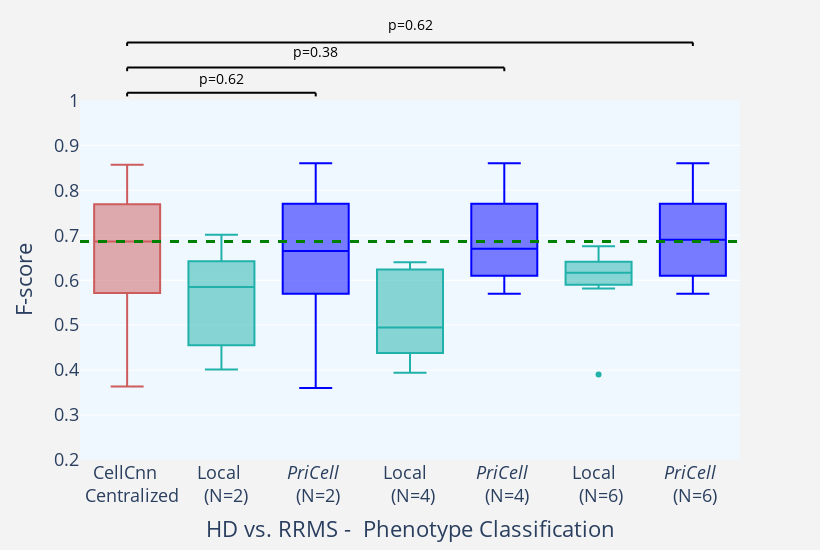
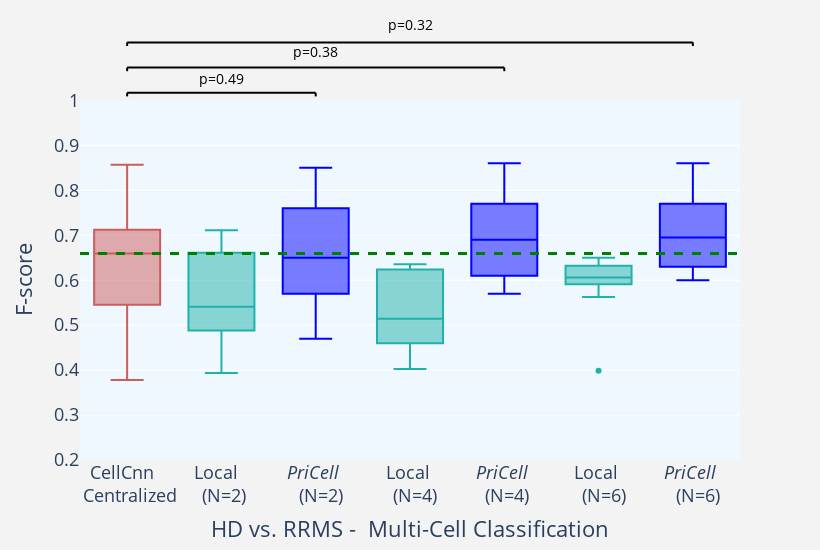

Notebook code cell kept with these figures, in order:
### Markdown cell above
# Boxplots
The script generates the boxplots used in the paper by reading the results from respective excell sheets 
Set the following parameters depending on which results to visualize:

experiment = 'RRMS' or 'NIND'

sampling = 'BagSample' or 'PerSample'

metric = 'Accuracy' or 'Precision' or 'Recall' or 'F-score'

### Code cell
import plotly.express as px
import pandas
import plotly.graph_objects as go
import os
from scipy.stats import wilcoxon
import numpy as np
experiment = 'RRMS'
sampling = 'BagSample'
metric= 'F-score'
fileToWrite = 'AccuracyFigures/'+experiment+'_'+sampling+'_'+metric
fileName='AllResults_'+experiment+'_10runs_'+ sampling + '.xlsx'
df = pandas.read_excel(fileName)
float_formatter = "{:.2f}".format
dfPhenotype = df.loc[df['Classification']== 'Phenotype Classification']
dfMultiCell = df.loc[df['Classification']== 'Multi-cell Classification']
# fig = px.box(dfPhenotype, x="Runs", y="Accuracy")
# fig.show()
colors = ['rgba(93, 164, 214, 0.5)', 'rgba(255, 144, 14, 0.5)', 'rgba(44, 160, 101, 0.5)',
          'rgba(255, 65, 54, 0.5)', 'rgba(207, 114, 255, 0.5)', 'rgba(127, 96, 0, 0.5)']


#Phenotype classification data to color.. 
cellcnn = dfPhenotype.loc[dfPhenotype['Runs']== 'CellCnn Centralized']
local2 = dfPhenotype.loc[dfPhenotype['Runs']== 'Local_2']
local4 = dfPhenotype.loc[dfPhenotype['Runs']== 'Local_4']
local6 = dfPhenotype.loc[dfPhenotype['Runs']== 'Local_6']
peg2 = dfPhenotype.loc[dfPhenotype['Runs']== 'PriCell (N=2)']
peg4 = dfPhenotype.loc[dfPhenotype['Runs']== 'PriCell (N=4)']
peg6 = dfPhenotype.loc[dfPhenotype['Runs']== 'PriCell (N=6)']

fig = go.Figure()
fig.add_trace(go.Box(y=cellcnn[metric],name='CellCnn <br>  Centralized',
                marker_color = 'indianred'))
fig.add_trace(go.Box(y=local2[metric], name='Local <br>  (N=2)',
                marker_color = 'lightseagreen'  ))
fig.add_trace(go.Box(y=peg2[metric], name='<i>PriCell</i> <br> (N=2)',
                marker_color = 'blue'  ))
fig.add_trace(go.Box(y=local4[metric], name='Local  <br> (N=4)',
                marker_color = 'lightseagreen'  ))
fig.add_trace(go.Box(y=peg4[metric], name='<i>PriCell</i> <br> (N=4)',
                marker_color = 'blue'  ))
fig.add_trace(go.Box(y=local6[metric], name='Local  <br> (N=6)',
                marker_color = 'lightseagreen' ))
fig.add_trace(go.Box(y=peg6[metric], name='<i>PriCell</i> <br> (N=6)',
                marker_color = 'blue' ))

def add_p_value_annotation(fig, array_columns, subplot=None, _format=dict(interline=0.07, text_height=1.07, color='black')):
    ''' Adds notations giving the p-value between two box plot data (t-test two-sided comparison)
    
    Parameters:
    ----------
    fig: figure
        plotly boxplot figure
    array_columns: np.array
        array of which columns to compare 
        e.g.: [[0,1], [1,2]] compares column 0 with 1 and 1 with 2
    subplot: None or int
        specifies if the figures has subplots and what subplot to add the notation to
    _format: dict
        format characteristics for the lines

    Returns:
    -------
    fig: figure
        figure with the added notation
    '''
    # Specify in what y_range to plot for each pair of columns
    y_range = np.zeros([len(array_columns), 2])
    for i in range(len(array_columns)):
        y_range[i] = [1.01+i*_format['interline'], 1.02+i*_format['interline']]

    # Get values from figure
    fig_dict = fig.to_dict()

    # Get indices if working with subplots
    if subplot:
        if subplot == 1:
            subplot_str = ''
        else:
            subplot_str =str(subplot)
        indices = [] #Change the box index to the indices of the data for that subplot
        for index, data in enumerate(fig_dict['data']):
            #print(index, data['xaxis'], 'x' + subplot_str)
            if data['xaxis'] == 'x' + subplot_str:
                indices = np.append(indices, index)
        indices = [int(i) for i in indices]
        print((indices))
    else:
        subplot_str = ''

    # Print the p-values
    for index, column_pair in enumerate(array_columns):
        if subplot:
            data_pair = [indices[column_pair[0]], indices[column_pair[1]]]
        else:
            data_pair = column_pair

        # Mare sure it is selecting the data and subplot you want
        #print('0:', fig_dict['data'][data_pair[0]]['name'], fig_dict['data'][data_pair[0]]['xaxis'])
        #print('1:', fig_dict['data'][data_pair[1]]['name'], fig_dict['data'][data_pair[1]]['xaxis'])

        # Get the p-value
#         pvalue = stats.ttest_ind(
#             fig_dict['data'][data_pair[0]]['y'],
#             fig_dict['data'][data_pair[1]]['y'],
#             equal_var=False,
#         )[1]
        w, pvalue = wilcoxon(fig_dict['data'][data_pair[0]]['y'],fig_dict['data'][data_pair[1]]['y'])
        symbol = "p="+np.str(float_formatter(pvalue))
        # Vertical line
        fig.add_shape(type="line",
            xref="x"+subplot_str, yref="y"+subplot_str+" domain",
            x0=column_pair[0], y0=y_range[index][0], 
            x1=column_pair[0], y1=y_range[index][1],
            line=dict(color=_format['color'], width=2,)
        )
        # Horizontal line
        fig.add_shape(type="line",
            xref="x"+subplot_str, yref="y"+subplot_str+" domain",
            x0=column_pair[0], y0=y_range[index][1], 
            x1=column_pair[1], y1=y_range[index][1],
            line=dict(color=_format['color'], width=2,)
        )
        # Vertical line
        fig.add_shape(type="line",
            xref="x"+subplot_str, yref="y"+subplot_str+" domain",
            x0=column_pair[1], y0=y_range[index][0], 
            x1=column_pair[1], y1=y_range[index][1],
            line=dict(color=_format['color'], width=2,)
        )
        ## add text at the correct x, y coordinates
        ## for bars, there is a direct mapping from the bar number to 0, 1, 2...
        fig.add_annotation(dict(font=dict(color=_format['color'],size=14),
            x=(column_pair[0] + column_pair[1])/2,
            y=y_range[index][1]*_format['text_height'],
            showarrow=False,
            text=symbol,
            textangle=0,
            xref="x"+subplot_str,
            yref="y"+subplot_str+" domain"
        ))
    return fig
fig.update_layout(
#     title_text='HD vs. '+experiment+' -  Phenotype Classification', title_x=0.5,
    yaxis_title=metric,
    xaxis_title='HD vs. '+experiment+' -  Phenotype Classification',
    boxgap=0,
    paper_bgcolor='rgb(243, 243, 243)',
    plot_bgcolor='rgb(243, 243, 243)',
    showlegend=False
)
fig.update_layout(
    plot_bgcolor='aliceblue',
    font=dict(
#         family="Courier New, monospace",
        size=18
    )

)
fig.update_yaxes(range=[0.2, 1.001])
# fig.update_traces(notched=True)

fig.update_layout(
    autosize=False,
    width=820,
    height=550
)
fig.add_hline(y=pandas.DataFrame.median(cellcnn[metric]), line_width=3, line_dash="dash", line_color="green")


fig = add_p_value_annotation(fig, [[0,2], [0,4], [0,6]])
fig.update_layout(
    title={
        'y':0.04,
        'x':0.5,
        'xanchor': 'center',
        'yanchor': 'top'})
fig.show()
fig.write_image(fileToWrite+"_Phenotype.pdf")
#======================================================================================================#

#Multi-Cell classification data to color.. 
cellcnn = dfMultiCell.loc[dfMultiCell['Runs']== 'CellCnn Centralized']
local2 = dfMultiCell.loc[dfMultiCell['Runs']== 'Local_2']
local4 = dfMultiCell.loc[dfMultiCell['Runs']== 'Local_4']
local6 = dfMultiCell.loc[dfMultiCell['Runs']== 'Local_6']
peg2 = dfMultiCell.loc[dfMultiCell['Runs']== 'PriCell (N=2)']
peg4 = dfMultiCell.loc[dfMultiCell['Runs']== 'PriCell (N=4)']
peg6 = dfMultiCell.loc[dfMultiCell['Runs']== 'PriCell (N=6)']

fig = go.Figure()
fig.add_trace(go.Box(y=cellcnn[metric],name='CellCnn  <br> Centralized',
                marker_color = 'indianred' ))
fig.add_trace(go.Box(y=local2[metric], name='Local  <br> (N=2)',
                marker_color = 'lightseagreen' ))
fig.add_trace(go.Box(y=peg2[metric], name='<i>PriCell</i> <br>  (N=2)',
                marker_color = 'blue' ))
fig.add_trace(go.Box(y=local4[metric], name='Local <br>  (N=4)',
                marker_color = 'lightseagreen' ))
fig.add_trace(go.Box(y=peg4[metric], name='<i>PriCell</i> <br> (N=4)',
                marker_color = 'blue' ))
fig.add_trace(go.Box(y=local6[metric], name='Local <br>  (N=6)',
                marker_color = 'lightseagreen' ))
fig.add_trace(go.Box(y=peg6[metric], name='<i>PriCell</i> <br>  (N=6)',
                marker_color = 'blue' ))

fig.update_layout(
#     title_text='HD vs. '+experiment+' -  Multi-Cell Classification', title_x=0.5,
    yaxis_title=metric,
     xaxis_title='HD vs. '+experiment+' -  Multi-Cell Classification',
    boxgap=0,
#     boxgroupgap=0,
    paper_bgcolor='rgb(243, 243, 243)',
    plot_bgcolor='rgb(243, 243, 243)',
    showlegend=False
)
fig.update_layout(
    plot_bgcolor='aliceblue',
    font=dict(
#         family="Courier New, monospace",
        size=18
    )

)
fig.update_yaxes(range=[0.2, 1.001])
# fig.update_traces(notched=True)

fig.update_layout(
    autosize=False,
    width=820,
    height=550
)
fig.update_layout(
    title={
        'y':0.04,
        'x':0.5,
        'xanchor': 'center',
        'yanchor': 'top'})
fig.add_hline(y=pandas.DataFrame.median(cellcnn[metric]), line_width=3, line_dash="dash", line_color="green")
fig = add_p_value_annotation(fig, [[0,2], [0,4], [0,6]])
fig.show()
fig.write_image(fileToWrite+"_MultiCell.pdf")

### Figure 1 — Plotly figure (JSON) as saved in the notebook; plotly's stock layout.template omitted (floating-point values rounded to 4 significant figures)
{"data": [{"marker": {"color": "indianred"}, "name": "CellCnn <br>  Centralized", "type": "box", "y": [0.8571, 0.7692, 0.6667, 0.7692, 0.7059, 0.7143, 0.5714, 0.3636, 0.5714, 0.4615]}, {"marker": {"color": "lightseagreen"}, "name": "Local <br>  (N=2)", "type": "box", "y": [0.4015, 0.6294, 0.4331, 0.7011, 0.6599, 0.4554, 0.5166, 0.6423, 0.5588, 0.6111]}, {"marker": {"color": "blue"}, "name": "<i>PriCell</i> <br> (N=2)", "type": "box", "y": [0.57, 0.76, 0.66, 0.36, 0.86, 0.86, 0.77, 0.46, 0.67, 0.57]}, {"marker": {"color": "lightseagreen"}, "name": "Local  <br> (N=4)", "type": "box", "y": [0.4381, 0.6241, 0.6299, 0.6202, 0.5182, 0.4334, 0.3939, 0.4719, 0.4543, 0.64]}, {"marker": {"color": "blue"}, "name": "<i>PriCell</i> <br> (N=4)", "type": "box", "y": [0.67, 0.77, 0.57, 0.67, 0.57, 0.86, 0.67, 0.61, 0.86, 0.67]}, {"marker": {"color": "lightseagreen"}, "name": "Local  <br> (N=6)", "type": "box", "y": [0.6485, 0.6395, 0.6756, 0.6107, 0.5962, 0.6224, 0.6413, 0.5814, 0.5898, 0.3904]}, {"marker": {"color": "blue"}, "name": "<i>PriCell</i> <br> (N=6)", "type": "box", "y": [0.77, 0.67, 0.71, 0.86, 0.57, 0.61, 0.57, 0.77, 0.75, 0.61]}], "layout": {"annotations": [{"font": {"color": "black", "size": 14}, "showarrow": false, "text": "p=0.62", "textangle": 0, "x": 1, "xref": "x", "y": 1.091, "yref": "y domain"}, {"font": {"color": "black", "size": 14}, "showarrow": false, "text": "p=0.38", "textangle": 0, "x": 2, "xref": "x", "y": 1.166, "yref": "y domain"}, {"font": {"color": "black", "size": 14}, "showarrow": false, "text": "p=0.62", "textangle": 0, "x": 3, "xref": "x", "y": 1.241, "yref": "y domain"}], "autosize": false, "boxgap": 0, "font": {"size": 18}, "height": 550, "paper_bgcolor": "rgb(243, 243, 243)", "plot_bgcolor": "aliceblue", "shapes": [{"line": {"color": "green", "dash": "dash", "width": 3}, "type": "line", "x0": 0, "x1": 1, "xref": "x domain", "y0": 0.6863, "y1": 0.6863, "yref": "y"}, {"line": {"color": "black", "width": 2}, "type": "line", "x0": 0, "x1": 0, "xref": "x", "y0": 1.01, "y1": 1.02, "yref": "y domain"}, {"line": {"color": "black", "width": 2}, "type": "line", "x0": 0, "x1": 2, "xref": "x", "y0": 1.02, "y1": 1.02, "yref": "y domain"}, {"line": {"color": "black", "width": 2}, "type": "line", "x0": 2, "x1": 2, "xref": "x", "y0": 1.01, "y1": 1.02, "yref": "y domain"}, {"line": {"color": "black", "width": 2}, "type": "line", "x0": 0, "x1": 0, "xref": "x", "y0": 1.08, "y1": 1.09, "yref": "y domain"}, {"line": {"color": "black", "width": 2}, "type": "line", "x0": 0, "x1": 4, "xref": "x", "y0": 1.09, "y1": 1.09, "yref": "y domain"}, {"line": {"color": "black", "width": 2}, "type": "line", "x0": 4, "x1": 4, "xref": "x", "y0": 1.08, "y1": 1.09, "yref": "y domain"}, {"line": {"color": "black", "width": 2}, "type": "line", "x0": 0, "x1": 0, "xref": "x", "y0": 1.15, "y1": 1.16, "yref": "y domain"}, {"line": {"color": "black", "width": 2}, "type": "line", "x0": 0, "x1": 6, "xref": "x", "y0": 1.16, "y1": 1.16, "yref": "y domain"}, {"line": {"color": "black", "width": 2}, "type": "line", "x0": 6, "x1": 6, "xref": "x", "y0": 1.15, "y1": 1.16, "yref": "y domain"}], "showlegend": false, "title": {"x": 0.5, "xanchor": "center", "y": 0.04, "yanchor": "top"}, "width": 820, "xaxis": {"title": {"text": "HD vs. RRMS -  Phenotype Classification"}}, "yaxis": {"range": [0.2, 1.001], "title": {"text": "F-score"}}}}

### Figure 2 — Plotly figure (JSON) as saved in the notebook; plotly's stock layout.template omitted (floating-point values rounded to 4 significant figures)
{"data": [{"marker": {"color": "indianred"}, "name": "CellCnn  <br> Centralized", "type": "box", "y": [0.8571, 0.6667, 0.6526, 0.7692, 0.7121, 0.7059, 0.614, 0.3778, 0.5455, 0.4727]}, {"marker": {"color": "lightseagreen"}, "name": "Local  <br> (N=2)", "type": "box", "y": [0.3938, 0.5848, 0.4355, 0.7114, 0.6684, 0.4881, 0.4966, 0.6611, 0.4974, 0.6032]}, {"marker": {"color": "blue"}, "name": "<i>PriCell</i> <br>  (N=2)", "type": "box", "y": [0.57, 0.76, 0.62, 0.56, 0.85, 0.83, 0.72, 0.47, 0.62, 0.68]}, {"marker": {"color": "lightseagreen"}, "name": "Local <br>  (N=4)", "type": "box", "y": [0.4637, 0.6123, 0.624, 0.6244, 0.5374, 0.4569, 0.4024, 0.4915, 0.4598, 0.6357]}, {"marker": {"color": "blue"}, "name": "<i>PriCell</i> <br> (N=4)", "type": "box", "y": [0.68, 0.77, 0.59, 0.7, 0.57, 0.86, 0.61, 0.7, 0.79, 0.68]}, {"marker": {"color": "lightseagreen"}, "name": "Local <br>  (N=6)", "type": "box", "y": [0.636, 0.6323, 0.6497, 0.6016, 0.5912, 0.6106, 0.6273, 0.5911, 0.5629, 0.3985]}, {"marker": {"color": "blue"}, "name": "<i>PriCell</i> <br>  (N=6)", "type": "box", "y": [0.77, 0.68, 0.71, 0.86, 0.61, 0.68, 0.6, 0.77, 0.71, 0.63]}], "layout": {"annotations": [{"font": {"color": "black", "size": 14}, "showarrow": false, "text": "p=0.49", "textangle": 0, "x": 1, "xref": "x", "y": 1.091, "yref": "y domain"}, {"font": {"color": "black", "size": 14}, "showarrow": false, "text": "p=0.38", "textangle": 0, "x": 2, "xref": "x", "y": 1.166, "yref": "y domain"}, {"font": {"color": "black", "size": 14}, "showarrow": false, "text": "p=0.32", "textangle": 0, "x": 3, "xref": "x", "y": 1.241, "yref": "y domain"}], "autosize": false, "boxgap": 0, "font": {"size": 18}, "height": 550, "paper_bgcolor": "rgb(243, 243, 243)", "plot_bgcolor": "aliceblue", "shapes": [{"line": {"color": "green", "dash": "dash", "width": 3}, "type": "line", "x0": 0, "x1": 1, "xref": "x domain", "y0": 0.6596, "y1": 0.6596, "yref": "y"}, {"line": {"color": "black", "width": 2}, "type": "line", "x0": 0, "x1": 0, "xref": "x", "y0": 1.01, "y1": 1.02, "yref": "y domain"}, {"line": {"color": "black", "width": 2}, "type": "line", "x0": 0, "x1": 2, "xref": "x", "y0": 1.02, "y1": 1.02, "yref": "y domain"}, {"line": {"color": "black", "width": 2}, "type": "line", "x0": 2, "x1": 2, "xref": "x", "y0": 1.01, "y1": 1.02, "yref": "y domain"}, {"line": {"color": "black", "width": 2}, "type": "line", "x0": 0, "x1": 0, "xref": "x", "y0": 1.08, "y1": 1.09, "yref": "y domain"}, {"line": {"color": "black", "width": 2}, "type": "line", "x0": 0, "x1": 4, "xref": "x", "y0": 1.09, "y1": 1.09, "yref": "y domain"}, {"line": {"color": "black", "width": 2}, "type": "line", "x0": 4, "x1": 4, "xref": "x", "y0": 1.08, "y1": 1.09, "yref": "y domain"}, {"line": {"color": "black", "width": 2}, "type": "line", "x0": 0, "x1": 0, "xref": "x", "y0": 1.15, "y1": 1.16, "yref": "y domain"}, {"line": {"color": "black", "width": 2}, "type": "line", "x0": 0, "x1": 6, "xref": "x", "y0": 1.16, "y1": 1.16, "yref": "y domain"}, {"line": {"color": "black", "width": 2}, "type": "line", "x0": 6, "x1": 6, "xref": "x", "y0": 1.15, "y1": 1.16, "yref": "y domain"}], "showlegend": false, "title": {"x": 0.5, "xanchor": "center", "y": 0.04, "yanchor": "top"}, "width": 820, "xaxis": {"title": {"text": "HD vs. RRMS -  Multi-Cell Classification"}}, "yaxis": {"range": [0.2, 1.001], "title": {"text": "F-score"}}}}
